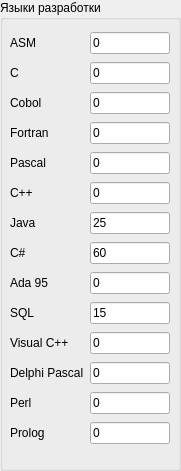
       <widget class="QGroupBox" name="groupBox_7">
        <property name="geometry">
         <rect>
          <x>1100</x>
          <y>10</y>
          <width>181</width>
          <height>471</height>
         </rect>
        </property>
        <property name="title">
         <string>Языки разработки</string>
        </property>
        <widget class="QWidget" name="gridLayoutWidget_10">
         <property name="geometry">
          <rect>
           <x>10</x>
           <y>30</y>
           <width>160</width>
           <height>430</height>
          </rect>
         </property>
         <layout class="QGridLayout" name="gridLayout_12">
          <item row="11" column="0">
           <widget class="QLabel" name="label_40">
            <property name="text">
             <string>Delphi Pascal</string>
            </property>
           </widget>
          </item>
          <item row="5" column="1">
           <widget class="QLineEdit" name="CPPEdit">
            <property name="text">
             <string>0</string>
            </property>
           </widget>
          </item>
          <item row="9" column="0">
           <widget class="QLabel" name="label_42">
            <property name="text">
             <string>SQL</string>
            </property>
           </widget>
          </item>
          <item row="7" column="0">
           <widget class="QLabel" name="label_70">
            <property name="text">
             <string>C#</string>
            </property>
           </widget>
          </item>
          <item row="5" column="0">
           <widget class="QLabel" name="label_36">
            <property name="text">
             <string>C++</string>
            </property>
           </widget>
          </item>
          <item row="4" column="1">
           <widget class="QLineEdit" name="PascalEdit">
            <property name="text">
             <string>0</string>
            </property>
           </widget>
          </item>
          <item row="12" column="1">
           <widget class="QLineEdit" name="PerlEdit">
            <property name="text">
             <string>0</string>
            </property>
           </widget>
          </item>
          <item row="6" column="1">
           <widget class="QLineEdit" name="JavaEdit">
            <property name="text">
             <string>25</string>
            </property>
           </widget>
          </item>
          <item row="0" column="1">
           <widget class="QLineEdit" name="ASMEdit">
            <property name="text">
             <string>0</string>
            </property>
           </widget>
          </item>
          <item row="10" column="0">
           <widget class="QLabel" name="label_41">
            <property name="text">
             <string>Visual C++</string>
            </property>
           </widget>
          </item>
          <item row="11" column="1">
           <widget class="QLineEdit" name="DelphiEdit">
            <property name="text">
             <string>0</string>
            </property>
           </widget>
          </item>
          <item row="2" column="0">
           <widget class="QLabel" name="label_33">
            <property name="text">
             <string>Cobol</string>
            </property>
           </widget>
          </item>
          <item row="7" column="1">
           <widget class="QLineEdit" name="CSharpEdit">
            <property name="text">
             <string>60</string>
            </property>
           </widget>
          </item>
          <item row="2" column="1">
           <widget class="QLineEdit" name="CobolEdit">
            <property name="text">
             <string>0</string>
            </property>
           </widget>
          </item>
          <item row="8" column="1">
           <widget class="QLineEdit" name="AdaEdit">
            <property name="text">
             <string>0</string>
            </property>
           </widget>
          </item>
          <item row="6" column="0">
           <widget class="QLabel" name="label_37">
            <property name="text">
             <string>Java</string>
            </property>
           </widget>
          </item>
          <item row="4" column="0">
           <widget class="QLabel" name="label_35">
            <property name="text">
             <string>Pascal</string>
            </property>
           </widget>
          </item>
          <item row="1" column="1">
           <widget class="QLineEdit" name="CEdit">
            <property name="text">
             <string>0</string>
            </property>
           </widget>
          </item>
          <item row="10" column="1">
           <widget class="QLineEdit" name="VCPPEdit">
            <property name="text">
             <string>0</string>
            </property>
           </widget>
          </item>
          <item row="9" column="1">
           <widget class="QLineEdit" name="SQLEdit">
            <property name="text">
             <string>15</string>
            </property>
           </widget>
          </item>
          <item row="12" column="0">
           <widget class="QLabel" name="label_39">
            <property name="text">
             <string>Perl</string>
            </property>
           </widget>
          </item>
          <item row="8" column="0">
           <widget class="QLabel" name="label_43">
            <property name="text">
             <string>Ada 95</string>
            </property>
           </widget>
          </item>
          <item row="1" column="0">
           <widget class="QLabel" name="label_32">
            <property name="text">
             <string>C</string>
            </property>
           </widget>
          </item>
          <item row="0" column="0">
           <widget class="QLabel" name="label_31">
            <property name="text">
             <string>ASM</string>
            </property>
           </widget>
          </item>
          <item row="3" column="1">
           <widget class="QLineEdit" name="FortranEdit">
            <property name="text">
             <string>0</string>
            </property>
           </widget>
          </item>
          <item row="3" column="0">
           <widget class="QLabel" name="label_34">
            <property name="text">
             <string>Fortran</string>
            </property>
           </widget>
          </item>
          <item row="13" column="0">
           <widget class="QLabel" name="label_38">
            <property name="text">
             <string>Prolog</string>
            </property>
           </widget>
          </item>
          <item row="13" column="1">
           <widget class="QLineEdit" name="PrologEdit">
            <property name="text">
             <string>0</string>
            </property>
           </widget>
          </item>
         </layout>
        </widget>
       </widget>
